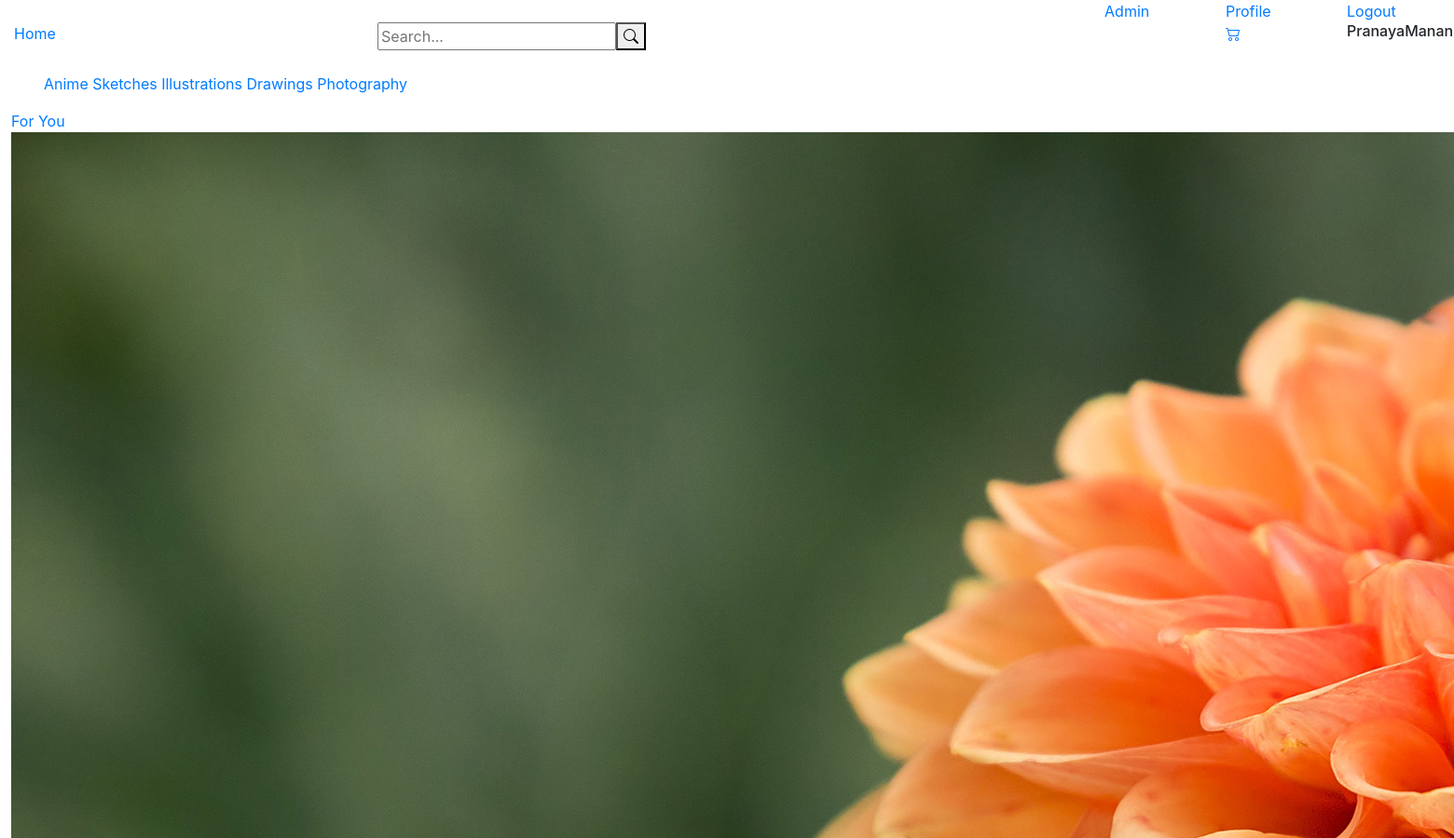
/ (signed in, upper part), run on an earlier commit of the app's database.
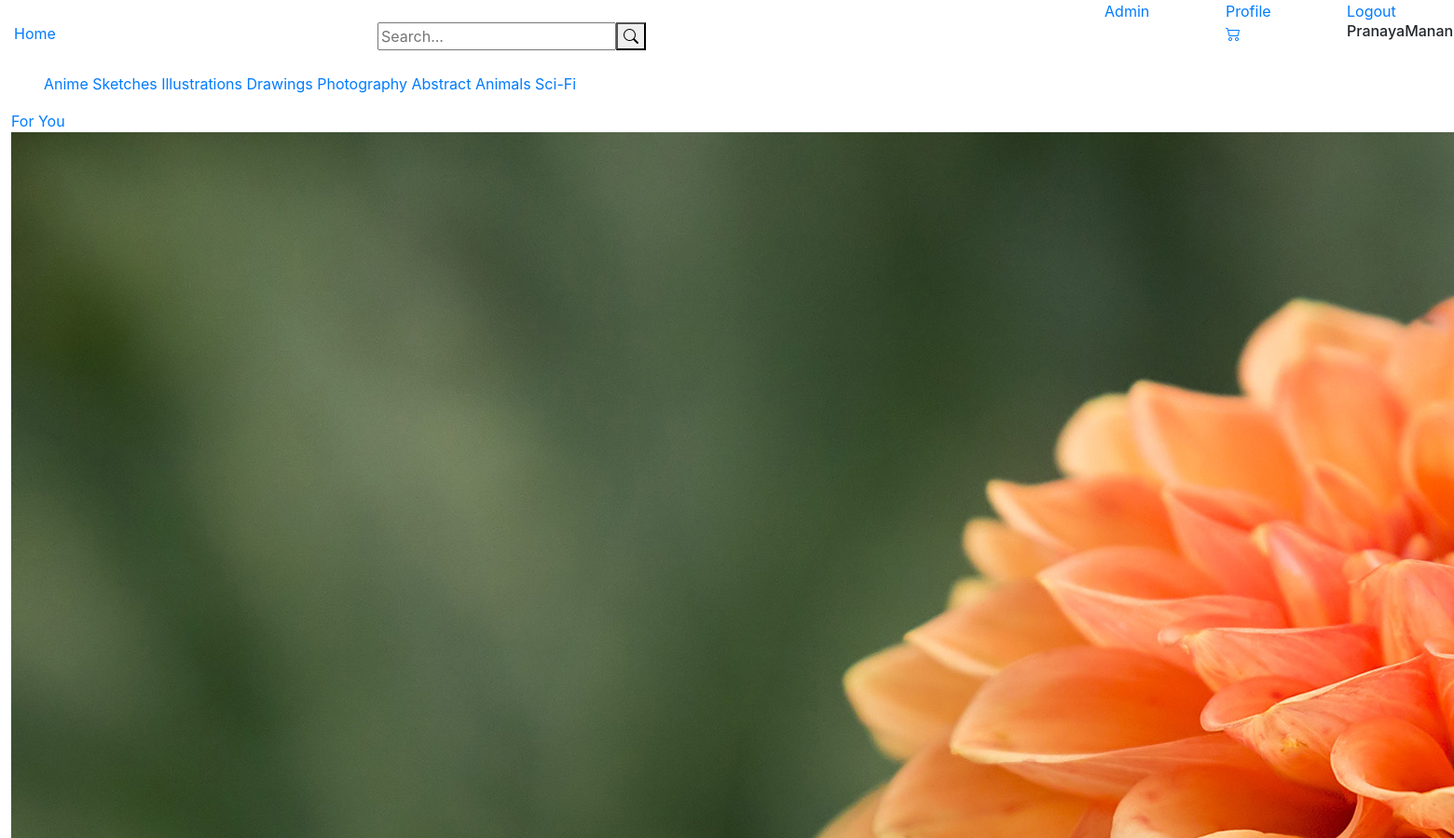
And on a later commit of the database.
### posts/models.py (models this page shows, shortened)
class Categories(models.Model):
    name = models.CharField(max_length=50, unique=True)
    parent = models.ForeignKey('self', on_delete=models.CASCADE, null=True, blank=True, related_name='children')

class Post(models.Model):
    user  = models.ForeignKey(User, on_delete=models.CASCADE)
    title = models.CharField(max_length=100)
    description = models.TextField(max_length=200)
    image = models.ImageField(upload_to="posts/")
    date = models.DateTimeField(auto_now_add=True)
    category = models.ForeignKey(Categories,on_delete=models.CASCADE,related_name='categories')
    slug = models.SlugField(max_length=100)
    price = models.FloatField()

### posts/views.py (the view)
# urls.py: path('', views.HomeList, name = "homepage"),
def HomeList(request):
    posts = Post.objects.all().order_by('-date')
    categories = Categories.objects.all()
    filtered_orders = Order.objects.filter(owner=request.user.profile, is_ordered=False)
    current_order_products = []
    if filtered_orders.exists():
        user_order = filtered_orders[0]
        user_order_items = user_order.items.all()
        current_order_products = [product.product for product in user_order_items]
    paginator = Paginator(posts,2)
    page_number = request.GET.get('page')
    page_obj = paginator.get_page(page_number)
    context ={
        'posts':posts,
        'categories':categories,
        'current_order_products': current_order_products,
        'title':'Homepage',
        'page_obj': page_obj
    }
    return render(request,"posts/homepage.html",context)

### posts/templates/posts/homepage.html (shortened to what this page needs)
{% extends 'index.html' %}
{% block content %}
<div class="container-fluid">
    <div class="row">
        <div class="col-12 category">
            <ul>
                {% for cat in categories %}
                    {% if not cat.children.all %}
                        <a class="category-items" href="{% url 'posts:category' cat.id%}">{{cat.name}}</a>
                    {% else %}
                    <a class="category-items" href="{% url 'posts:category' cat.id%}">{{cat.name}}</a>
                    {% endif %}
                {% endfor %}
            </ul>
        </div>
<div>
    <a href="{% url 'posts:recommend' %}">For You</a>
</div>
<br>
<div class="posts">
    {% for post in page_obj %}
        <div class="posts-contents">
            <div class="posts-wrapper">
                <a href="{% url 'posts:post-detail' post.id %}"><img src="{{post.image.url}}" alt="{{post.title}}"></a>
            </div>
        </div>
    {% endfor %}
</div>
</div>
</div>
{% endblock %}

What changed in the data, as far as the page shows it:
added Categories: name "Abstract"
added Categories: name "Animals"
added Categories: name "Sci-Fi"
